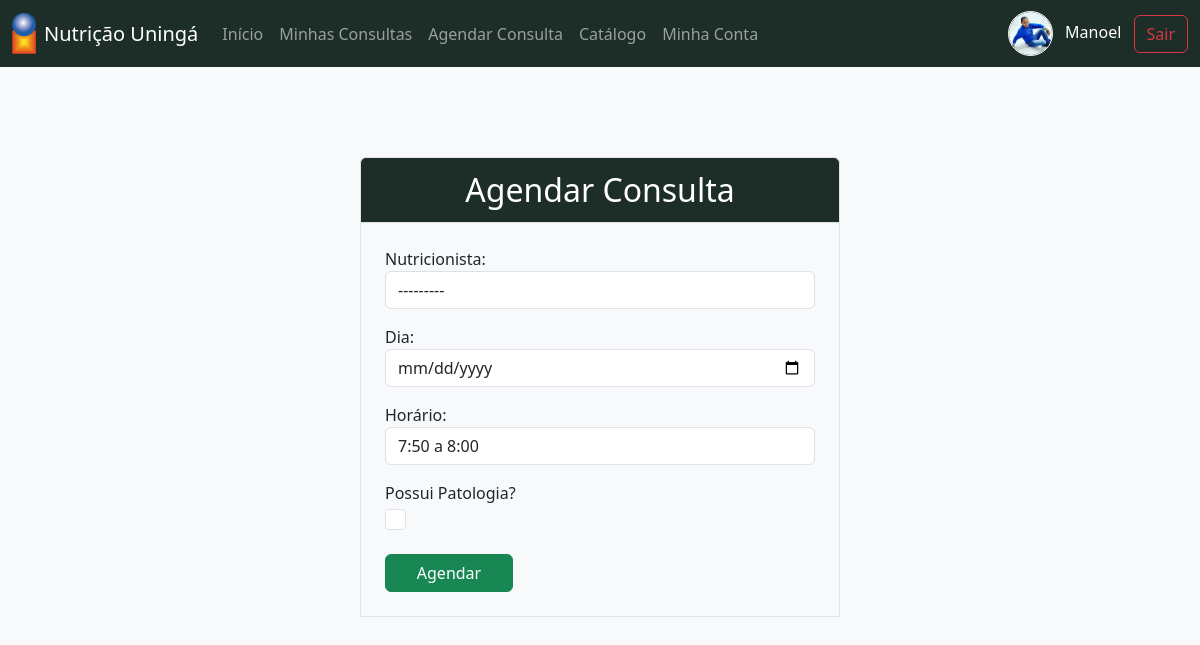
/agendamento/cliente/agendar_consulta/ (signed in), run on the app's committed database.
### login/models.py (models this page shows, shortened)
class User(AbstractUser):
    is_cliente = models.BooleanField(default=False)
    is_nutricionista = models.BooleanField(default=False)
    username = models.CharField(unique=True, max_length=50, null=True, blank=True)
    email = models.EmailField(unique=True)
    foto = models.ImageField(null=True, blank=True, upload_to="foto_usuario/")
    data_nascimento = models.DateField(null=False, blank=False, default='2000-01-01')
    USERNAME_FIELD = 'email'
    REQUIRED_FIELDS = ['username', 'first_name', 'last_name']
    class Meta:
        verbose_name = 'Usuario'
        verbose_name_plural = 'Usuarios'
        permissions = [
            ("cliente", "Pode visitar sua pagina de cliente"),
            ("nutricionista", "Pode visitar sua pagina de nutricionista"),
        ]

### agendamento/views.py (the view)
# urls.py: path('cliente/agendar_consulta/', views.agendar_consulta, name='agendar_consulta'),
@login_required
@permission_required('login.cliente')
def agendar_consulta(request):
    if request.method == 'POST':
        form = AgendamentoForm(request.POST, cliente=request.user.cliente)
        if form.is_valid():
            form.save()
            return redirect('pagina_cliente')
    else:
        form = AgendamentoForm(cliente=request.user.cliente)
    return render(request, 'agendamento/cliente/agendar_consulta.html', {'form': form})

### agendamento/forms.py (shortened to what this page needs)
class AgendamentoForm(forms.ModelForm):
    nutricionista = forms.ModelChoiceField(
        queryset=Nutricionista.objects.all(),
        label="Nutricionista",
        widget=forms.Select(attrs={'class': 'form-control'})
    )
    dia = forms.DateField(
        label=_("Dia"),
        widget=forms.DateTimeInput(attrs={
            'class': 'form-control',
            'type': 'date',
            'min': date.today().strftime('%Y-%m-%d')
        }),
    )
    horario = forms.ChoiceField(
        label="Horário",
        choices=Agendamento.HORARIO_CHOICES,
        widget=forms.Select(attrs={'class': 'form-control'})
    )
    tem_patologia = forms.BooleanField(
        label="Possui Patologia?",
        required=False,
        widget=forms.CheckboxInput(attrs={
            'class': 'form-check-input d-block',
            'style': 'width: 1.3rem; height: 1.3rem;'
        }),
    )
    class Meta:
        model = Agendamento
        fields = ('nutricionista', 'dia','horario', 'tem_patologia')
    def __init__(self, *args, **kwargs):
        self.cliente = kwargs.pop('cliente', None)  # Retira o cliente dos argumentos
        super().__init__(*args, **kwargs)

### login/models.py (called while the page is built)
    def __str__(self):
        return f'{self.user.first_name} {self.user.last_name}'

### agendamento/templates/agendamento/cliente/agendar_consulta.html (shortened to what this page needs)
{% extends "base_cliente.html" %}
{% load static %}
{% block styles %}
    <link rel="stylesheet" href="{% static "css/login/login.css" %}">
{% endblock styles %}
{% block conteudo %}
    <main
    class="d-flex flex-column justify-content-center align-items-center"
    style="height: 80vh;"
    >
        <header
            class=
                "header-form border border-1 rounded-top-2 border-bottom-0
                text-white p-2 fs-2 text-center"
            style="width: 30rem;"
        >
            Agendar Consulta
        </header>
        <form method="POST" class="p-4 border border-1" style="width: 30rem;"
        >
            {{ form.as_p }}
            <div class="mt-4 d-flex justify-content-between">
                <button
                    type="submit"
                    class="btn btn-success"
                    style="width: 8rem;"
                >
                    Agendar
                </button>
            </div>
        </form>
    </main>
{% endblock conteudo %}

### catalogo/templates/partials/usuario.html (shortened to what this page needs)
{% load static %}
{% if user.is_authenticated %}
    <div class="text-end">
        {% if user.is_cliente %}
            <a class="text-white mx-2 text-decoration-none" href="{% url 'pagina_cliente' %}">
                {% if user.foto %}
                    <img
                        class="imagem-usuario mx-2"
                        src="{{user.foto.url}}"
                        alt="foto de {{user.first_name}}"
                    >
                {% else %}
                    <img
                        class="imagem-usuario mx-2"
                        src="{% static "img/placeholder.png" %}"
                        alt="Placeholder"
                    >
                {% endif %}
                <span>{{user.first_name}}</span>
            </a>
        {% endif %}
        <a class="btn btn-outline-danger" href="{% url 'logout' %}">
            Sair
        </a>
    </div>
{% else %}
    <div class="text-end">
        <a class="btn btn-outline-light" href="{% url "tipo_login" %}">Entrar</a>
    </div>
{% endif %}

### catalogo/static/css/style.css (style rules this page uses)
:root { --cor-primaria: #1d2e28; --fonte-titulo: "Arvo", serif; }

### catalogo/static/css/header.css (style rules this page uses)
.imagem-usuario { width: 2.8rem; height: 2.8rem; border-radius: 50%; border: 1px solid white; }

### login/static/css/login/login.css (style rules this page uses)
.header-form { background-color: var(--cor-primaria); }

### data on the page
User: foto (picture), first_name "Manoel"
